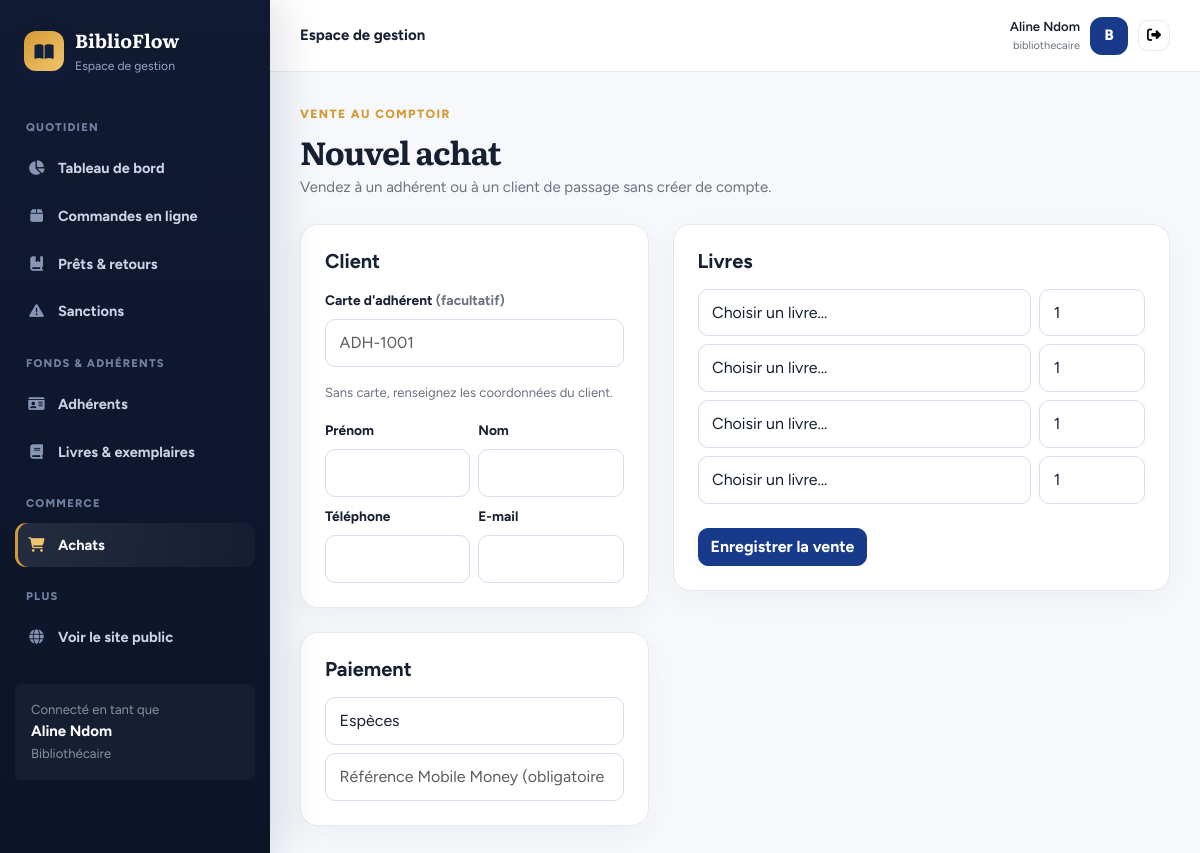
Screenshot of /gestion/achats/nouveau/ (signed in) with the database file from the repository.
### bibliotheque/models.py (models this page shows, shortened)
class Utilisateur(AbstractUser):
    ROLES = [("adherent", "Adhérent"), ("bibliothecaire", "Bibliothécaire"), ("administrateur", "Administrateur")]
    STATUTS = [("en_attente", "En attente de validation"), ("actif", "Actif"), ("suspendu", "Suspendu")]
    first_name = None  # remplacés par nom / prénom
    last_name = None
    nom = models.CharField(max_length=80)
    prenom = models.CharField(max_length=80)
    telephone = models.CharField(max_length=20, blank=True)
    adresse = models.CharField(max_length=200, blank=True)
    role = models.CharField(max_length=20, choices=ROLES, default="adherent")
    statut = models.CharField(max_length=12, choices=STATUTS, default="actif")
    numero_carte = models.CharField(max_length=20, unique=True, null=True, blank=True)
    date_expiration = models.DateField(null=True, blank=True)  # fin de validité de l'adhésion
    suspendu_jusqu = models.DateField(null=True, blank=True)   # emprunts suspendus après un retard
    REQUIRED_FIELDS = ["nom", "prenom", "email"]
    def get_full_name(self):
        return f"{self.prenom} {self.nom}".strip()
    @property
    def est_personnel(self):
        return self.is_superuser or self.role in ("bibliothecaire", "administrateur")

### bibliotheque/views.py (the view, shortened to what this page needs)
# urls.py: path("gestion/achats/nouveau/", views.achat_nouveau, name="achat_nouveau"),
@role_requis(*STAFF)
def achat_nouveau(request):
    livres = Livre.objects.filter(stock_vente__gt=0, actif=True).order_by("titre")
    return render(request, "bibliotheque/achat_nouveau.html", {
        "livres": livres, "modes": Achat.MODES_PAIEMENT, "lignes_vides": range(4)})

### bibliotheque/acces.py (called while the page is built)
def est_personnel(user):
    return user.is_authenticated and user.est_personnel

def role_requis(*roles):
    def deco(vue):
        @login_required
        @wraps(vue)
        def wrapper(request, *a, **kw):
            if request.user.is_superuser or request.user.role in roles:
                return vue(request, *a, **kw)
            messages.error(request, "Accès non autorisé pour votre rôle.")
            return redirect("accueil")
        return wrapper
    return deco

### bibliotheque/context.py (called while the page is built)
def globales(request):
    ctx = {"p": params(), "panier_count": 0, "est_personnel": False}
    try:
        ctx["panier_count"] = sum(request.session.get("panier", {}).values())
    except Exception:
        pass
    if request.user.is_authenticated:
        ctx["est_personnel"] = est_personnel(request.user)
    return ctx

### bibliotheque/services.py (called while the page is built)
def params():
    d = dict(settings.BIBLIO)
    for cle in ("amende_par_jour", "amende_plafond", "frais_perte"):
        d[cle] = Decimal(str(d[cle]))
    return SimpleNamespace(**d)

### bibliotheque/templates/bibliotheque/achat_nouveau.html
{% extends "bibliotheque/base.html" %}{% block contenu %}
<div class="page-title mb-4"><span class="eyebrow">VENTE AU COMPTOIR</span><h1>Nouvel achat</h1><p class="muted">Vendez à un adhérent ou à un client de passage sans créer de compte.</p></div>
<form method="post">{% csrf_token %}<div class="row g-4"><div class="col-lg-5"><div class="cardx p-4"><h5 class="fw-bold mb-3">Client</h5><label class="form-label">Carte d'adhérent <span class="muted">(facultatif)</span></label><input name="carte" class="form-control mb-3" placeholder="ADH-1001"><div class="muted small mb-3">Sans carte, renseignez les coordonnées du client.</div><div class="row g-2"><div class="col-6"><label class="form-label small">Prénom</label><input name="prenom" class="form-control"></div><div class="col-6"><label class="form-label small">Nom</label><input name="nom" class="form-control"></div><div class="col-6"><label class="form-label small">Téléphone</label><input name="telephone" class="form-control"></div><div class="col-6"><label class="form-label small">E-mail</label><input name="email" type="email" class="form-control"></div></div></div><div class="cardx p-4 mt-4"><h5 class="fw-bold mb-3">Paiement</h5><select name="mode_paiement" class="form-select">{% for value,label in modes %}<option value="{{ value }}">{{ label }}</option>{% endfor %}</select><input name="reference_paiement" class="form-control mt-2" placeholder="Référence Mobile Money (obligatoire si Mobile Money)"></div></div><div class="col-lg-7"><div class="cardx p-4"><h5 class="fw-bold mb-3">Livres</h5>{% for _ in lignes_vides %}<div class="row g-2 mb-2"><div class="col-md-9"><select name="livre" class="form-select"><option value="">Choisir un livre…</option>{% for l in livres %}<option value="{{ l.pk }}">{{ l.titre }} — {{ l.prix|floatformat:0 }} FCFA ({{ l.stock_vente }})</option>{% endfor %}</select></div><div class="col-md-3"><input name="quantite" type="number" min="1" value="1" class="form-control"></div></div>{% endfor %}<button class="btn btn-primary mt-3">Enregistrer la vente</button></div></div></div></form>{% endblock %}

### bibliotheque/templates/bibliotheque/base.html (shortened to what this page needs)
{% load static %}<!doctype html>
<html lang="fr"><head><meta charset="utf-8"><meta name="viewport" content="width=device-width, initial-scale=1"><title>{% block titre %}BiblioFlow{% endblock %}</title>
<link href="https://cdn.jsdelivr.net/npm/bootstrap@5.3.3/dist/css/bootstrap.min.css" rel="stylesheet"><link href="https://cdnjs.cloudflare.com/ajax/libs/font-awesome/6.5.2/css/all.min.css" rel="stylesheet"><link href="{% static 'bibliotheque/app.css' %}" rel="stylesheet"></head>
<body>{% with u=request.resolver_match.url_name %}<div class="app-shell">
<aside class="sidebar" id="sidebar">
  <div class="brand"><div class="brand-icon"><i class="fa-solid fa-book-open"></i></div><div><strong>BiblioFlow</strong><small>Espace de gestion</small></div></div>
  <div class="nav-title">Quotidien</div>
  <a class="side-link {% if u == 'tableau_bord' %}active{% endif %}" href="{% url 'tableau_bord' %}"><i class="fa-solid fa-chart-pie"></i>Tableau de bord</a>
  <a class="side-link {% if u == 'commandes' %}active{% endif %}" href="{% url 'commandes' %}"><i class="fa-solid fa-box"></i>Commandes en ligne</a>
  <a class="side-link {% if u == 'emprunts' %}active{% endif %}" href="{% url 'emprunts' %}"><i class="fa-solid fa-book-bookmark"></i>Prêts &amp; retours</a>
  <a class="side-link {% if u == 'sanctions' %}active{% endif %}" href="{% url 'sanctions' %}"><i class="fa-solid fa-triangle-exclamation"></i>Sanctions</a>
  <div class="nav-title">Fonds &amp; adhérents</div>
  <a class="side-link {% if u == 'adherents' or u == 'adherent_detail' or u == 'adherent_nouveau' or u == 'adherent_modifier' %}active{% endif %}" href="{% url 'adherents' %}"><i class="fa-solid fa-id-card"></i>Adhérents</a>
  <a class="side-link " href="{% url 'livres_gestion' %}"><i class="fa-solid fa-book"></i>Livres &amp; exemplaires</a>
  <div class="nav-title">Commerce</div>
  <a class="side-link {% if u == 'achats' or u == 'achat_detail' or u == 'achat_nouveau' %}active{% endif %}" href="{% url 'achats' %}"><i class="fa-solid fa-cart-shopping"></i>Achats</a>
  <div class="nav-title">Plus</div>
  <a class="side-link" href="{% url 'accueil' %}"><i class="fa-solid fa-globe"></i>Voir le site public</a>
  <div class="mt-4 p-3 rounded-2" style="background:#ffffff0a"><div class="small text-white-50">Connecté en tant que</div><strong>{{ user.get_full_name|default:user.username }}</strong><div class="small text-white-50">{{ user.get_role_display }}</div></div>
</aside>
<main class="main"><header class="topbar"><div class="d-flex align-items-center gap-3"><div class="fw-bold">{% block entete %}Espace de gestion{% endblock %}</div></div>
<div class="user-chip"><div class="text-end d-none d-sm-block"><div class="fw-semibold small">{{ user.get_full_name|default:user.username }}</div><div class="muted" style="font-size:11px">{{ user.username }}</div></div><div class="avatar">{{ user.username|first|upper }}</div><form method="post" action="{% url 'logout' %}">{% csrf_token %}<button class="btn btn-sm btn-light" title="Déconnexion"><i class="fa-solid fa-right-from-bracket"></i></button></form></div></header>
<div class="content">{% block contenu %}{% endblock %}</div></main></div>{% endwith %}
<script src="https://cdn.jsdelivr.net/npm/bootstrap@5.3.3/dist/js/bootstrap.bundle.min.js"></script>{% block scripts %}{% endblock %}</body></html>

### bibliotheque/static/bibliotheque/app.css (style rules this page uses)
:root { --primary:#183a8a;--primary-2:#102d6b;--primary-soft:#eaf0ff;--accent:#d49a35; --ink:#172033;--muted:#6b7280;--paper:#f6f8fc;--card:#fff;--line:#e4e8f0; --success:#17835b;--danger:#c83c3c;--warning:#b9780a; --sidebar:#101a32;--sidebar-2:#162343; --serif:"Literata",Georgia,serif;--sans:"Figtree",system-ui,-apple-system,"Segoe UI",sans-serif; --bs-primary:#183a8a;--bs-primary-rgb:24,58,138;--bs-link-color:#183a8a;--bs-link-hover-color:#102d6b; --bs-body-bg:#f6f8fc;--bs-body-color:#172033;--bs-border-color:#e4e8f0; }
* { box-sizing:border-box }
html { scroll-behavior:smooth }
body { background:var(--paper);color:var(--ink);font-family:var(--sans);font-size:15px;line-height:1.55;-webkit-font-smoothing:antialiased }
h1,h2,h3,.serif { font-family:var(--serif);font-weight:700;letter-spacing:-.025em;color:var(--ink) }
a { text-underline-offset:3px }
.muted { color:var(--muted) }
.cardx { background:var(--card);border:1px solid var(--line);border-radius:18px;box-shadow:0 8px 30px rgba(23,32,51,.045) }
.page-title h1 { font-size:2rem;margin:0 }
.page-title p { color:var(--muted);margin:.4rem 0 0;max-width:70ch }
.btn { border-radius:10px;font-weight:700;transition:.18s ease }
.btn-primary { --bs-btn-bg:var(--primary);--bs-btn-border-color:var(--primary);--bs-btn-hover-bg:var(--primary-2);--bs-btn-hover-border-color:var(--primary-2);--bs-btn-active-bg:var(--primary-2);--bs-btn-active-border-color:var(--primary-2) }
.btn-light { --bs-btn-bg:#fff;--bs-btn-border-color:var(--line);--bs-btn-hover-bg:#f0f4fb;--bs-btn-hover-border-color:#cfd7e6;--bs-btn-active-bg:#eef3fb }
.form-control,.form-select { border-radius:10px;border-color:#d7ddea;padding:.68rem .85rem;background:#fff }
.form-label { font-weight:700;font-size:.86rem }
.brand-icon { width:40px;height:40px;border-radius:12px;background:var(--primary);color:#fff;display:grid;place-items:center;font-size:17px;flex:none;box-shadow:0 8px 18px #183a8a26 }
.app-shell { min-height:100vh }
.sidebar { width:270px;background:linear-gradient(180deg,var(--sidebar),#0c1428);color:#fff;position:fixed;inset:0 auto 0 0;z-index:1030;padding:22px 15px;overflow:auto;box-shadow:12px 0 40px rgba(8,17,39,.12) }
.brand { display:flex;align-items:center;gap:11px;padding:4px 9px 25px }
.brand .brand-icon { background:linear-gradient(135deg,#d49a35,#f0c56d);color:#14213c }
.brand strong { font-family:var(--serif);font-size:1.18rem }
.brand small { display:block;color:#98a6c3;font-size:.76rem;margin-top:2px }
.nav-title { font-size:.7rem;text-transform:uppercase;letter-spacing:.11em;font-weight:800;color:#71809e;padding:18px 11px 7px }
.side-link { display:flex;align-items:center;gap:12px;color:#cbd4e5;text-decoration:none;padding:11px 12px;border-radius:11px;margin:3px 0;font-size:.91rem;font-weight:650 }
.side-link.active { background:linear-gradient(90deg,#ffffff18,#ffffff08);color:#fff;box-shadow:inset 3px 0 0 var(--accent) }
.side-link i { width:19px;text-align:center;color:#8796b4 }
.side-link.active i { color:#f0c56d }
.main { margin-left:270px;min-height:100vh }
.topbar { height:72px;background:rgba(255,255,255,.92);backdrop-filter:blur(14px);border-bottom:1px solid var(--line);display:flex;align-items:center;justify-content:space-between;padding:0 30px;position:sticky;top:0;z-index:100 }
.content { padding:30px;max-width:1450px }
.user-chip { display:flex;align-items:center;gap:10px }
.avatar { width:38px;height:38px;border-radius:12px;display:grid;place-items:center;background:var(--primary);color:#fff;font-weight:800 }
.eyebrow { display:inline-block;color:var(--accent);font-weight:800;font-size:.75rem;letter-spacing:.12em;margin-bottom:.5rem }
.page-title p { color:var(--muted);margin-bottom:0 }

### rows the page displays
Utilisateur: get_full_name "Aline Ndom", role "Bibliothécaire", username "bibliothecaire", username|first "B"

### other values shown
form field mode_paiement "Espèces"
